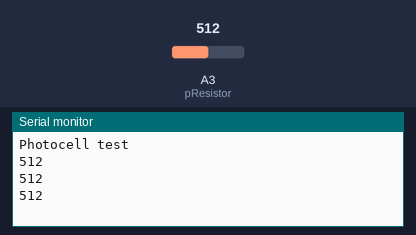
A sketch run on a simulated Arduino Uno, built with avr-gcc and run on an emulated ATmega328P. Shown: the last lines printed to the serial monitor. The test bench sets the inputs (shaded band); at power-on: A3 (pResistor) = 512.

Above: at 1.3 s.
1.4 s: A3 (pResistor) set to 716
At 1.9 s:
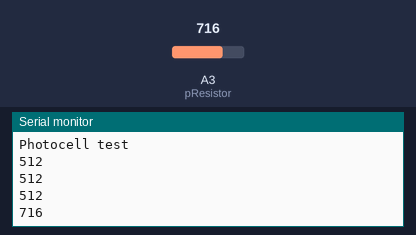
2.9 s: A3 (pResistor) set to 900
At 3.4 s:
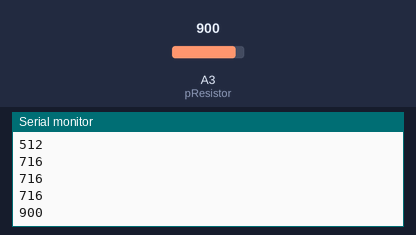
Timing chart, 0 to 5.9 s (numbered marks = the images above; inputs shaded):
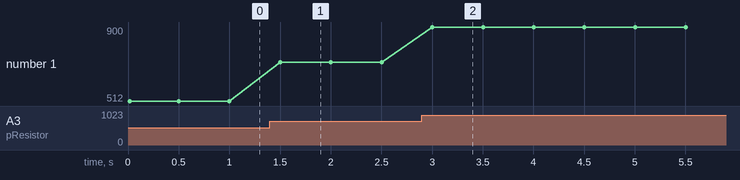

The sketch:

photocell_test.ino
```cpp
/*

Fablab Digiscope Photocell Test

*/


//Constant
const int pResistor = A3; // Photoresistor at Arduino analog pin A3

//Variable
int value;          // Store value from photoresistor (0-1023)

void setup(){

  Serial.begin(9600);

  Serial.println("Photocell test");

  pinMode(pResistor, INPUT);// Set pResistor - A3 pin as an input
}

void loop(){

  value = analogRead(pResistor);

  Serial.println(value);

  Serial.println();

  delay(500); //Small delay
}
```

Measured:
- after the input at 1.4 s, the serial monitor: prints a new line after 0.10 s (image 1)
- after the input at 2.9 s, the serial monitor: prints a new line after 0.10 s (image 2)
- plotted number 1: 512 → 716 after the input at 1.4 s, 716 → 900 after the input at 2.9 s
